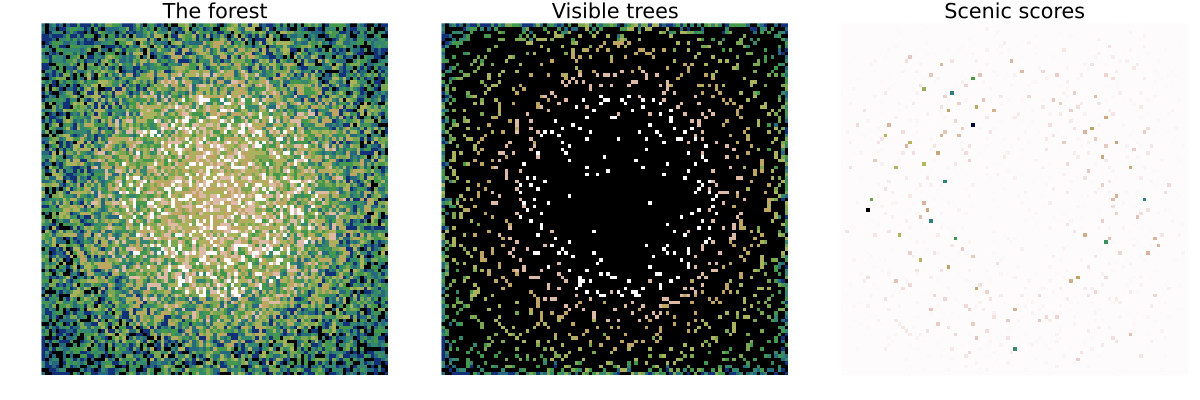

Generate this figure with Julia:
#=
--- Day 8: Treetop Tree House ---

The expedition comes across a peculiar patch of tall trees all planted carefully in a grid. The Elves explain that a previous expedition planted these trees as a reforestation effort. Now, they're curious if this would be a good location for a tree house.

First, determine whether there is enough tree cover here to keep a tree house hidden. To do this, you need to count the number of trees that are visible from outside the grid when looking directly along a row or column.

The Elves have already launched a quadcopter to generate a map with the height of each tree (your puzzle input). For example:

30373
25512
65332
33549
35390

Each tree is represented as a single digit whose value is its height, where 0 is the shortest and 9 is the tallest.

A tree is visible if all of the other trees between it and an edge of the grid are shorter than it. Only consider trees in the same row or column; that is, only look up, down, left, or right from any given tree.

All of the trees around the edge of the grid are visible - since they are already on the edge, there are no trees to block the view. In this example, that only leaves the interior nine trees to consider:

    The top-left 5 is visible from the left and top. (It isn't visible from the right or bottom since other trees of height 5 are in the way.)
    The top-middle 5 is visible from the top and right.
    The top-right 1 is not visible from any direction; for it to be visible, there would need to only be trees of height 0 between it and an edge.
    The left-middle 5 is visible, but only from the right.
    The center 3 is not visible from any direction; for it to be visible, there would need to be only trees of at most height 2 between it and an edge.
    The right-middle 3 is visible from the right.
    In the bottom row, the middle 5 is visible, but the 3 and 4 are not.

With 16 trees visible on the edge and another 5 visible in the interior, a total of 21 trees are visible in this arrangement.

Consider your map; how many trees are visible from outside the grid?
=#

example_input = """
30373
25512
65332
33549
35390
"""
tree_mat = hcat(map(x -> parse.(Int, collect(x)), split(example_input))...)'

input = readlines("8.txt")
tree_mat = hcat(map(x -> parse.(Int, collect(x)), input)...)'

using Plots
p1 = heatmap(tree_mat,
             colormap=:gist_earth,
             # colormap=cgrad(:gist_earth, rev=true),
             title="The forest", axis=false, legend=false)

visible = zero(tree_mat)
# Check each row, forward and backward:
for i in 1:size(tree_mat, 1)
    visible[i, begin] = 1
    max_seen = tree_mat[i, begin]
    for j in 2:size(tree_mat, 2)-1
        if tree_mat[i, j] > max_seen
            visible[i, j] = 1
            max_seen = tree_mat[i, j]
        end
    end

    visible[i, end] = 1
    max_seen = tree_mat[i, end]
    for j in size(tree_mat, 2)-1:-1:2
        if tree_mat[i, j] > max_seen
            visible[i, j] = 1
            max_seen = tree_mat[i, j]
        end
    end
end

# Check each column, forward and backward:
for j in 1:size(tree_mat, 2)
    visible[begin, j] = 1
    max_seen = tree_mat[begin, j]
    for i in 2:size(tree_mat, 1)-1
        if tree_mat[i, j] > max_seen
            visible[i, j] = 1
            max_seen = tree_mat[i, j]
        end
    end

    visible[end, j] = 1
    max_seen = tree_mat[end, j]
    for i in size(tree_mat, 1)-1:-1:2
        if tree_mat[i, j] > max_seen
            visible[i, j] = 1
            max_seen = tree_mat[i, j]
        end
    end
end

p2 = heatmap(visible .* tree_mat,
             colormap=:gist_earth,
             # colormap=cgrad(:gist_earth, rev=true),
             title="Visible trees", axis=false, legend=false)

score = sum(visible)
@info "Part 1: $score"

#=
--- Part Two ---

Content with the amount of tree cover available, the Elves just need to know the best spot to build their tree house: they would like to be able to see a lot of trees.

To measure the viewing distance from a given tree, look up, down, left, and right from that tree; stop if you reach an edge or at the first tree that is the same height or taller than the tree under consideration. (If a tree is right on the edge, at least one of its viewing distances will be zero.)

The Elves don't care about distant trees taller than those found by the rules above; the proposed tree house has large eaves to keep it dry, so they wouldn't be able to see higher than the tree house anyway.

In the example above, consider the middle 5 in the second row:

30373
25512
65332
33549
35390

    Looking up, its view is not blocked; it can see 1 tree (of height 3).
    Looking left, its view is blocked immediately; it can see only 1 tree (of height 5, right next to it).
    Looking right, its view is not blocked; it can see 2 trees.
    Looking down, its view is blocked eventually; it can see 2 trees (one of height 3, then the tree of height 5 that blocks its view).

A tree's scenic score is found by multiplying together its viewing distance in each of the four directions. For this tree, this is 4 (found by multiplying 1 * 1 * 2 * 2).

However, you can do even better: consider the tree of height 5 in the middle of the fourth row:

30373
25512
65332
33549
35390

    Looking up, its view is blocked at 2 trees (by another tree with a height of 5).
    Looking left, its view is not blocked; it can see 2 trees.
    Looking down, its view is also not blocked; it can see 1 tree.
    Looking right, its view is blocked at 2 trees (by a massive tree of height 9).

This tree's scenic score is 8 (2 * 2 * 1 * 2); this is the ideal spot for the tree house.

Consider each tree on your map. What is the highest scenic score possible for any tree?
=#

function scenic_score(i,j)
    # Up
    upscore = 0
    for k in i-1:-1:1
        upscore += 1
        if tree_mat[k, j] >= tree_mat[i, j]
            break
        end
    end
    # Down
    downscore = 0
    for k in i+1:size(tree_mat, 1)
        downscore += 1
        if tree_mat[k, j] >= tree_mat[i, j]
            break
        end
    end
    # Left
    leftscore = 0
    for k in j-1:-1:1
        leftscore += 1
        if tree_mat[i, k] >= tree_mat[i, j]
            break
        end
    end
    # Right
    rightscore = 0
    for k in j+1:size(tree_mat, 2)
        rightscore += 1
        if tree_mat[i, k] >= tree_mat[i, j]
            break
        end
    end
    return upscore * downscore * leftscore * rightscore
end
scenic_scores = [scenic_score(i,j) for i in 1:size(tree_mat, 1), j in 1:size(tree_mat, 2)]
p3 = heatmap(scenic_scores,
             colormap=cgrad(:gist_earth, rev=true),
             title="Scenic scores", axis=false, legend=false)

plot(p1, p2, p3, layout=(1,3), size=(1200,400))
savefig("8.png")

score = maximum(scenic_scores)
@info "Part 2: $score"
